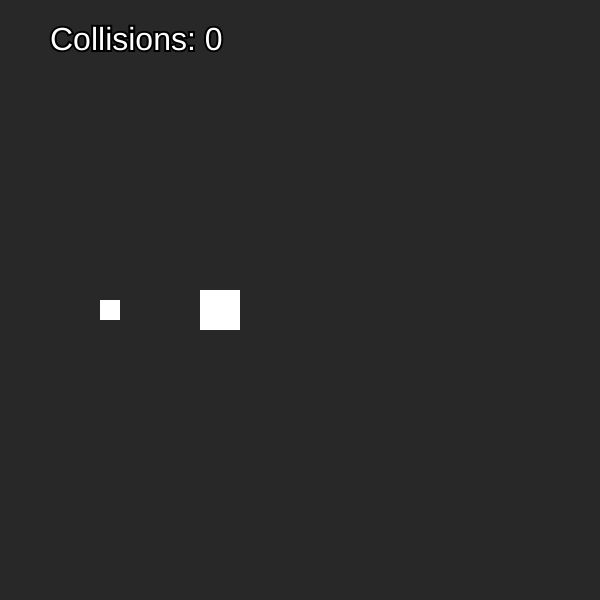
Frame 1 (no input)
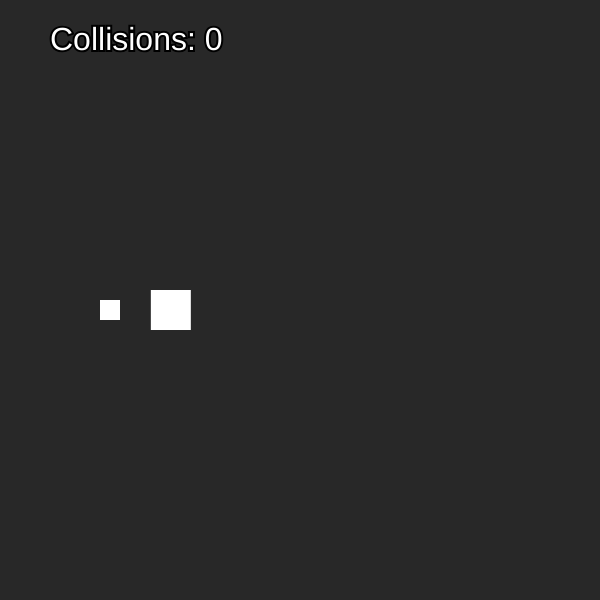
Frame 60 (no input)
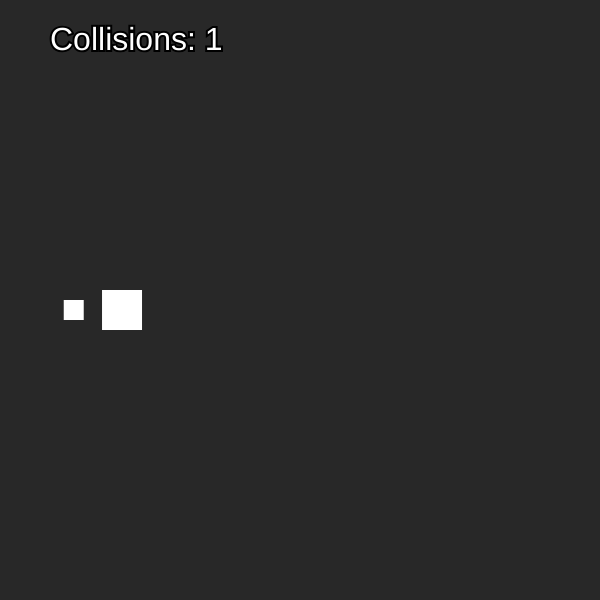
Frame 120 (the mouse pressed at the canvas centre since frame 60)

The p5.js sketch that drew these frames (run headless with seeded random() and noise() and a simulated clock; from frame 60 on, the mouse is pressed at the canvas centre):

// p5.js sketch
// ── sketch.js
let bx = 200;
let x = 100;
let bspeed = -0.05;  
let speed = 0;
let mass = 1;
let bmass = 100; 
const smallWidth = 20;
const bigWidth = 40;
const canvasWidth = 600;

let counter = 0;

function setup() {
  createCanvas(canvasWidth, 600);
  frameRate(240);
}

function draw() {
  background(40);

  textSize(32);
  fill(255);
  stroke(0);
  strokeWeight(4);
  text('Collisions: '+ counter, 50, 50);

  let substeps = 20;
  let dt = deltaTime / substeps; 

  for (let i = 0; i < substeps; i++) {
    x += speed * dt;
    bx += bspeed * dt;


    if (x < bx) {

      if (x + smallWidth >= bx) {
        let v1 = speed;
        let v2 = bspeed;
        let newV1 = (2 * bmass * v2 + v1 * (mass - bmass)) / (mass + bmass);
        let newV2 = (2 * mass * v1 + v2 * (bmass - mass)) / (mass + bmass);
        speed = newV1;
        bspeed = newV2;
        x = bx - smallWidth;
        counter ++; 
      }
    } else { 
      if (bx + bigWidth >= x) {
        let v1 = speed;
        let v2 = bspeed;
        let newV1 = (2 * bmass * v2 + v1 * (mass - bmass)) / (mass + bmass);
        let newV2 = (2 * mass * v1 + v2 * (bmass - mass)) / (mass + bmass);
        speed = newV1;
        bspeed = newV2;
        bx = x - bigWidth;
        counter ++;
      }
    }

    if (x < 0) {
      x = 0;
      speed *= -1;
      counter++;
    } 

    if (bx < 0) {
      bx = 0;
      bspeed *= -1;
    } 
  }

  fill(255);
  noStroke();
  square(bx, height / 2 - 10, bigWidth); 
  square(x, height / 2, smallWidth);       
}
